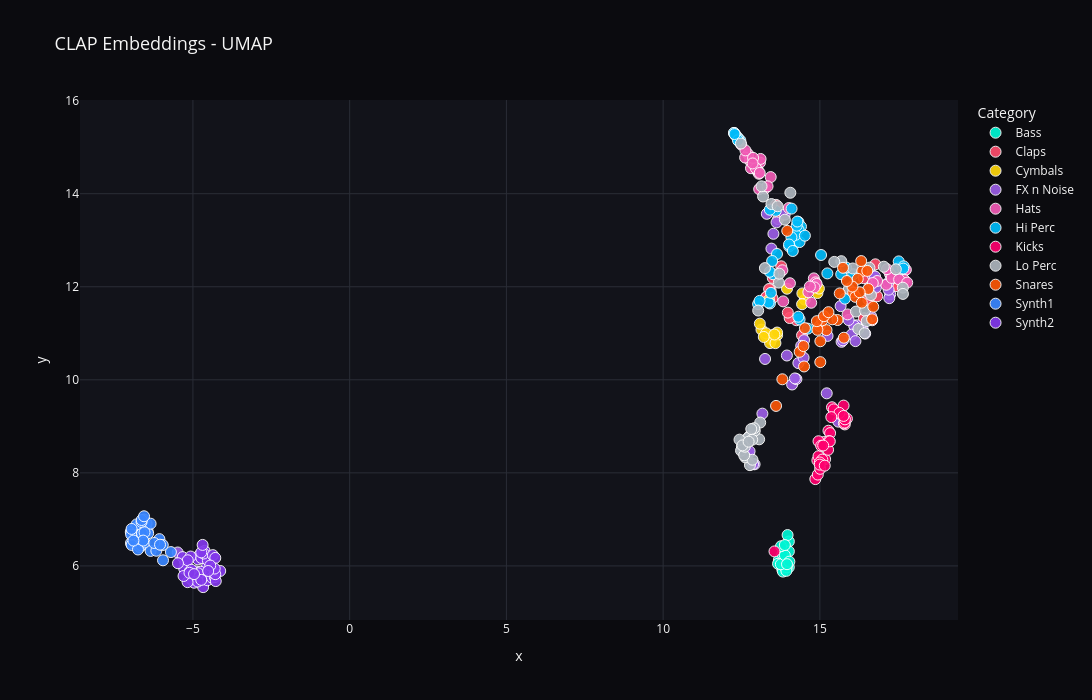

The code cell stored with this chart in its notebook:
### Code cell
make_interactive_plot(plot_encodec, "CLAP Embeddings - UMAP")

### Figure 1 — Plotly figure (JSON) as saved in the notebook; plotly's stock layout.template omitted (floating-point values rounded to 4 significant figures)
{"data": [{"customdata": [["TB_Kick[Hit]_01.wav", "Bass"], ["TB_Kick[Hit]_02.wav", "Bass"], ["TB_Kick[Hit]_03.wav", "Bass"], ["TB_Kick[Hit]_04.wav", "Bass"], ["TB_Kick[Hit]_05.wav", "Bass"], ["TB_Kick[Hit]_06.wav", "Bass"], ["TB_Kick[Hit]_07.wav", "Bass"], ["TB_Kick[Hit]_08.wav", "Bass"], ["TB_Kick[Hit]_09.wav", "Bass"], ["TB_Kick[Hit]_10.wav", "Bass"], ["TB_Kick[Hit]_11.wav", "Bass"], ["TB_Kick[Hit]_12.wav", "Bass"], ["TB_Kick[Hit]_13.wav", "Bass"], ["TB_Kick[Hit]_14.wav", "Bass"], ["TB_Kick[Hit]_15.wav", "Bass"], ["TB_Kick[Hit]_16.wav", "Bass"], ["TB_Kick[Hit]_17.wav", "Bass"], ["TB_Kick[Hit]_18.wav", "Bass"], ["TB_Kick[Hit]_19.wav", "Bass"], ["TB_Kick[Hit]_20.wav", "Bass"]], "hovertemplate": "label=%{customdata[1]}<br>x=%{x}<br>y=%{y}<br>filename=%{customdata[0]}<extra></extra>", "legendgroup": "Bass", "marker": {"color": "#00f5d4", "line": {"color": "white", "width": 1}, "opacity": 0.92, "size": 11, "symbol": "circle"}, "mode": "markers", "name": "Bass", "orientation": "v", "showlegend": true, "type": "scatter", "x": [13.69, 14.01, 13.8, 13.97, 13.82, 13.66, 13.83, 14.01, 13.88, 13.8, 13.88, 14.01, 13.95, 13.93, 13.75, 13.88, 13.76, 13.88, 14.03, 13.95], "xaxis": "x", "y": [6.126, 6.525, 5.923, 6.663, 5.878, 6.047, 6.044, 6.312, 6.016, 6.253, 5.979, 5.971, 5.971, 5.894, 6.036, 6.229, 6.423, 6.449, 6.092, 6.038], "yaxis": "y"}, {"customdata": [["WT_ClapA-01.wav", "Claps"], ["WT_ClapA-02.wav", "Claps"], ["WT_ClapA-03.wav", "Claps"], ["WT_ClapA-04.wav", "Claps"], ["WT_ClapA-05.wav", "Claps"], ["WT_ClapA-06.wav", "Claps"], ["WT_ClapA-07.wav", "Claps"], ["WT_ClapA-08.wav", "Claps"], ["WT_ClapA-09.wav", "Claps"], ["WT_ClapA-10.wav", "Claps"], ["WT_ClapA-11.wav", "Claps"], ["WT_ClapA-12.wav", "Claps"], ["WT_ClapB-01.wav", "Claps"], ["WT_ClapB-02.wav", "Claps"], ["WT_ClapB-03.wav", "Claps"], ["WT_ClapB-04.wav", "Claps"], ["WT_ClapB-05.wav", "Claps"], ["WT_ClapB-06.wav", "Claps"], ["WT_ClapB-07.wav", "Claps"], ["WT_ClapB-08.wav", "Claps"], ["WT_ClapB-09.wav", "Claps"], ["WT_ClapB-10.wav", "Claps"], ["WT_ClapB-11.wav", "Claps"], ["WT_ClapB-12.wav", "Claps"]], "hovertemplate": "label=%{customdata[1]}<br>x=%{x}<br>y=%{y}<br>filename=%{customdata[0]}<extra></extra>", "legendgroup": "Claps", "marker": {"color": "#ff4d6d", "line": {"color": "white", "width": 1}, "opacity": 0.92, "size": 11, "symbol": "circle"}, "mode": "markers", "name": "Claps", "orientation": "v", "showlegend": true, "type": "scatter", "x": [16.55, 16.4, 16.4, 16.58, 13.67, 16.83, 17.5, 16.67, 16.77, 17.3, 13.6, 17.42, 14.43, 13.59, 14.25, 13.29, 13.43, 14.04, 13.98, 13.38, 13.49, 13.29, 13.5, 13.77], "xaxis": "x", "y": [11.72, 11.32, 12.18, 11.88, 13.45, 11.8, 12.05, 11.28, 12.48, 12.0, 13.76, 12.01, 10.96, 12.25, 11.28, 11.77, 11.94, 11.33, 11.44, 11.95, 11.75, 11.78, 12.19, 12.44], "yaxis": "y"}, {"customdata": [["WT_CymbalA-01.wav", "Cymbals"], ["WT_CymbalA-02.wav", "Cymbals"], ["WT_CymbalA-03.wav", "Cymbals"], ["WT_CymbalA-04.wav", "Cymbals"], ["WT_CymbalA-05.wav", "Cymbals"], ["WT_CymbalA-06.wav", "Cymbals"], ["WT_CymbalA-07.wav", "Cymbals"], ["WT_CymbalA-08.wav", "Cymbals"], ["WT_CymbalA-09.wav", "Cymbals"], ["WT_CymbalA-10.wav", "Cymbals"], ["WT_CymbalB-01.wav", "Cymbals"], ["WT_CymbalB-02.wav", "Cymbals"], ["WT_CymbalB-03.wav", "Cymbals"], ["WT_CymbalB-04.wav", "Cymbals"], ["WT_CymbalB-05.wav", "Cymbals"], ["WT_CymbalB-06.wav", "Cymbals"], ["WT_CymbalB-07.wav", "Cymbals"], ["WT_CymbalB-08.wav", "Cymbals"], ["WT_CymbalB-09.wav", "Cymbals"], ["WT_CymbalB-10.wav", "Cymbals"]], "hovertemplate": "label=%{customdata[1]}<br>x=%{x}<br>y=%{y}<br>filename=%{customdata[0]}<extra></extra>", "legendgroup": "Cymbals", "marker": {"color": "#ffd60a", "line": {"color": "white", "width": 1}, "opacity": 0.92, "size": 11, "symbol": "circle"}, "mode": "markers", "name": "Cymbals", "orientation": "v", "showlegend": true, "type": "scatter", "x": [13.28, 13.45, 13.14, 13.46, 13.52, 13.08, 13.28, 13.41, 13.21, 13.64, 14.52, 13.58, 14.92, 13.63, 13.95, 13.38, 14.44, 14.43, 13.55, 14.97], "xaxis": "x", "y": [10.95, 10.87, 11.08, 10.96, 10.92, 11.21, 11.0, 10.79, 10.92, 10.96, 11.72, 10.79, 11.86, 11.02, 11.96, 11.72, 11.86, 11.62, 10.97, 11.96], "yaxis": "y"}, {"customdata": [["WT_FXA-01.wav", "FX n Noise"], ["WT_FXA-02.wav", "FX n Noise"], ["WT_FXA-03.wav", "FX n Noise"], ["WT_FXA-04.wav", "FX n Noise"], ["WT_FXA-05.wav", "FX n Noise"], ["WT_FXA-06.wav", "FX n Noise"], ["WT_FXA-07.wav", "FX n Noise"], ["WT_FXA-08.wav", "FX n Noise"], ["WT_FXA-09.wav", "FX n Noise"], ["WT_FXA-10.wav", "FX n Noise"], ["WT_FXA-11.wav", "FX n Noise"], ["WT_FXA-12.wav", "FX n Noise"], ["WT_FXA-13.wav", "FX n Noise"], ["WT_FXA-14.wav", "FX n Noise"], ["WT_FXA-15.wav", "FX n Noise"], ["WT_FXA-16.wav", "FX n Noise"], ["WT_FXA-17.wav", "FX n Noise"], ["WT_FXA-18.wav", "FX n Noise"], ["WT_FXA-19.wav", "FX n Noise"], ["WT_FXA-20.wav", "FX n Noise"], ["WT_FXA-21.wav", "FX n Noise"], ["WT_FXA-22.wav", "FX n Noise"], ["WT_FXA-23.wav", "FX n Noise"], ["WT_FXB-01.wav", "FX n Noise"], ["WT_FXB-02.wav", "FX n Noise"], ["WT_FXB-03.wav", "FX n Noise"], ["WT_FXB-04.wav", "FX n Noise"], ["WT_FXB-05.wav", "FX n Noise"], ["WT_FXB-06.wav", "FX n Noise"], ["WT_FXB-07.wav", "FX n Noise"], ["WT_FXB-08.wav", "FX n Noise"], ["WT_FXB-09.wav", "FX n Noise"], ["WT_FXB-10.wav", "FX n Noise"], ["WT_FXB-11.wav", "FX n Noise"], ["WT_FXB-12.wav", "FX n Noise"], ["WT_FXB-13.wav", "FX n Noise"], ["WT_FXB-14.wav", "FX n Noise"], ["WT_FXB-15.wav", "FX n Noise"], ["WT_FXB-16.wav", "FX n Noise"], ["WT_FXB-17.wav", "FX n Noise"], ["WT_FXB-18.wav", "FX n Noise"], ["WT_FXB-19.wav", "FX n Noise"], ["WT_FXB-20.wav", "FX n Noise"], ["WT_FXB-21.wav", "FX n Noise"], ["WT_FXB-22.wav", "FX n Noise"], ["WT_FXB-23.wav", "FX n Noise"]], "hovertemplate": "label=%{customdata[1]}<br>x=%{x}<br>y=%{y}<br>filename=%{customdata[0]}<extra></extra>", "legendgroup": "FX n Noise", "marker": {"color": "#9b5de5", "line": {"color": "white", "width": 1}, "opacity": 0.92, "size": 11, "symbol": "circle"}, "mode": "markers", "name": "FX n Noise", "orientation": "v", "showlegend": true, "type": "scatter", "x": [-5.253, 14.31, 15.69, 15.59, 13.31, 13.95, 16.58, 17.24, 15.24, 12.73, 16.69, 16.64, 12.92, 12.76, 15.22, 12.87, 17.25, 15.66, 13.62, 16.79, 12.72, 14.48, -5.486, 14.11, 16.17, 16.1, 15.92, 17.21, 14.25, 16.37, 16.76, 15.74, 14.5, 17.43, 16.01, 13.52, 14.4, 13.45, 13.88, 17.19, 16.13, 17.18, 16.44, 13.17, 14.2, 13.25], "xaxis": "x", "y": [6.087, 10.36, 10.82, 9.101, 13.57, 10.52, 11.99, 11.84, 10.94, 8.418, 12.24, 11.36, 8.184, 8.463, 9.709, 8.188, 12.25, 11.58, 13.38, 11.98, 8.728, 10.48, 6.289, 9.899, 11.17, 11.16, 11.28, 11.75, 10.01, 11.08, 12.22, 10.85, 10.85, 12.18, 10.97, 13.14, 10.73, 12.82, 13.55, 11.94, 10.83, 12.09, 10.99, 9.273, 10.03, 10.45], "yaxis": "y"}, {"customdata": [["WT_HatA-01.wav", "Hats"], ["WT_HatA-02.wav", "Hats"], ["WT_HatA-03.wav", "Hats"], ["WT_HatA-04.wav", "Hats"], ["WT_HatA-05.wav", "Hats"], ["WT_HatA-06.wav", "Hats"], ["WT_HatA-07.wav", "Hats"], ["WT_HatA-08.wav", "Hats"], ["WT_HatA-09.wav", "Hats"], ["WT_HatA-10.wav", "Hats"], ["WT_HatA-11.wav", "Hats"], ["WT_HatA-12.wav", "Hats"], ["WT_HatA-13.wav", "Hats"], ["WT_HatA-14.wav", "Hats"], ["WT_HatA-15.wav", "Hats"], ["WT_HatA-16.wav", "Hats"], ["WT_HatA-17.wav", "Hats"], ["WT_HatA-18.wav", "Hats"], ["WT_HatA-19.wav", "Hats"], ["WT_HatA-20.wav", "Hats"], ["WT_HatA-21.wav", "Hats"], ["WT_HatA-22.wav", "Hats"], ["WT_HatB-01.wav", "Hats"], ["WT_HatB-02.wav", "Hats"], ["WT_HatB-03.wav", "Hats"], ["WT_HatB-04.wav", "Hats"], ["WT_HatB-05.wav", "Hats"], ["WT_HatB-06.wav", "Hats"], ["WT_HatB-07.wav", "Hats"], ["WT_HatB-08.wav", "Hats"], ["WT_HatB-09.wav", "Hats"], ["WT_HatB-10.wav", "Hats"], ["WT_HatB-11.wav", "Hats"], ["WT_HatB-12.wav", "Hats"], ["WT_HatB-13.wav", "Hats"], ["WT_HatB-14.wav", "Hats"], ["WT_HatB-15.wav", "Hats"], ["WT_HatB-16.wav", "Hats"], ["WT_HatB-17.wav", "Hats"], ["WT_HatB-18.wav", "Hats"], ["WT_HatB-19.wav", "Hats"], ["WT_HatB-20.wav", "Hats"], ["WT_HatB-21.wav", "Hats"], ["WT_HatB-22.wav", "Hats"]], "hovertemplate": "label=%{customdata[1]}<br>x=%{x}<br>y=%{y}<br>filename=%{customdata[0]}<extra></extra>", "legendgroup": "Hats", "marker": {"color": "#f15bb5", "line": {"color": "white", "width": 1}, "opacity": 0.92, "size": 11, "symbol": "circle"}, "mode": "markers", "name": "Hats", "orientation": "v", "showlegend": true, "type": "scatter", "x": [12.77, 14.81, 14.86, 13.8, 13.09, 17.24, 14.01, 15.88, 17.12, 13.0, 16.82, 13.02, 14.85, 12.71, 17.71, 17.74, 17.29, 13.43, 17.69, 13.25, 14.72, 17.14, 12.8, 14.63, 14.9, 14.04, 13.11, 16.69, 17.53, 13.83, 13.06, 12.61, 13.06, 12.96, 14.83, 12.49, 12.87, 12.63, 12.85, 12.41, 17.79, 13.33, 14.68, 13.08], "xaxis": "x", "y": [14.7, 12.18, 12.09, 12.35, 14.67, 12.28, 13.69, 11.41, 12.04, 14.49, 12.12, 14.51, 12.03, 14.85, 12.36, 12.36, 12.19, 14.36, 12.15, 14.11, 11.66, 12.38, 14.55, 11.88, 12.06, 12.08, 14.75, 12.08, 12.16, 11.69, 14.43, 14.78, 14.1, 14.55, 11.99, 15.05, 14.77, 14.93, 14.65, 15.16, 12.09, 14.16, 12.01, 14.45], "yaxis": "y"}, {"customdata": [["WT_HiPercA-01.wav", "Hi Perc"], ["WT_HiPercA-02.wav", "Hi Perc"], ["WT_HiPercA-03.wav", "Hi Perc"], ["WT_HiPercA-04.wav", "Hi Perc"], ["WT_HiPercA-05.wav", "Hi Perc"], ["WT_HiPercA-06.wav", "Hi Perc"], ["WT_HiPercA-07.wav", "Hi Perc"], ["WT_HiPercA-08.wav", "Hi Perc"], ["WT_HiPercA-09.wav", "Hi Perc"], ["WT_HiPercA-10.wav", "Hi Perc"], ["WT_HiPercA-11.wav", "Hi Perc"], ["WT_HiPercA-12.wav", "Hi Perc"], ["WT_HiPercA-13.wav", "Hi Perc"], ["WT_HiPercA-14.wav", "Hi Perc"], ["WT_HiPercA-15.wav", "Hi Perc"], ["WT_HiPercA-16.wav", "Hi Perc"], ["WT_HiPercA-17.wav", "Hi Perc"], ["WT_HiPercA-18.wav", "Hi Perc"], ["WT_HiPercA-19.wav", "Hi Perc"], ["WT_HiPercA-20.wav", "Hi Perc"], ["WT_HiPercA-21.wav", "Hi Perc"], ["WT_HiPercA-22.wav", "Hi Perc"], ["WT_HiPercA-23.wav", "Hi Perc"], ["WT_HiPercA-24.wav", "Hi Perc"], ["WT_HiPercB-01.wav", "Hi Perc"], ["WT_HiPercB-02.wav", "Hi Perc"], ["WT_HiPercB-03.wav", "Hi Perc"], ["WT_HiPercB-04.wav", "Hi Perc"], ["WT_HiPercB-05.wav", "Hi Perc"], ["WT_HiPercB-06.wav", "Hi Perc"], ["WT_HiPercB-07.wav", "Hi Perc"], ["WT_HiPercB-08.wav", "Hi Perc"], ["WT_HiPercB-09.wav", "Hi Perc"], ["WT_HiPercB-10.wav", "Hi Perc"], ["WT_HiPercB-11.wav", "Hi Perc"], ["WT_HiPercB-12.wav", "Hi Perc"], ["WT_HiPercB-13.wav", "Hi Perc"], ["WT_HiPercB-14.wav", "Hi Perc"], ["WT_HiPercB-15.wav", "Hi Perc"], ["WT_HiPercB-16.wav", "Hi Perc"], ["WT_HiPercB-17.wav", "Hi Perc"], ["WT_HiPercB-18.wav", "Hi Perc"], ["WT_HiPercB-19.wav", "Hi Perc"], ["WT_HiPercB-20.wav", "Hi Perc"], ["WT_HiPercB-21.wav", "Hi Perc"], ["WT_HiPercB-22.wav", "Hi Perc"], ["WT_HiPercB-23.wav", "Hi Perc"], ["WT_HiPercB-24.wav", "Hi Perc"]], "hovertemplate": "label=%{customdata[1]}<br>x=%{x}<br>y=%{y}<br>filename=%{customdata[0]}<extra></extra>", "legendgroup": "Hi Perc", "marker": {"color": "#00bbf9", "line": {"color": "white", "width": 1}, "opacity": 0.92, "size": 11, "symbol": "circle"}, "mode": "markers", "name": "Hi Perc", "orientation": "v", "showlegend": true, "type": "scatter", "x": [12.26, 17.51, 15.68, 15.8, 12.46, 17.51, 12.31, 12.41, 14.19, 14.32, 14.4, 12.26, 12.38, 16.06, 17.67, 12.31, 17.66, 12.4, 12.39, 12.28, 15.84, 13.59, 14.1, 15.04, 14.32, 15.24, 13.03, 13.41, 14.35, 14.23, 14.09, 14.35, 14.02, 14.26, 14.52, 13.51, 13.4, 13.36, 14.28, 14.31, 13.4, 14.61, 14.02, 13.63, 14.14, 13.48, 13.08, 13.44], "xaxis": "x", "y": [15.3, 12.42, 12.27, 11.74, 15.15, 12.54, 15.25, 15.13, 12.93, 13.39, 13.29, 15.31, 15.21, 12.27, 12.44, 15.27, 12.39, 15.17, 15.14, 15.28, 12.41, 13.63, 13.68, 12.68, 13.22, 12.29, 11.63, 11.64, 12.96, 13.12, 13.06, 11.3, 12.87, 13.31, 13.1, 12.27, 13.66, 11.66, 13.4, 11.36, 12.32, 11.1, 12.91, 12.7, 12.77, 12.55, 11.7, 11.87], "yaxis": "y"}, {"customdata": [["WT_KickA-01.wav", "Kicks"], ["WT_KickA-02.wav", "Kicks"], ["WT_KickA-03.wav", "Kicks"], ["WT_KickA-04.wav", "Kicks"], ["WT_KickA-05.wav", "Kicks"], ["WT_KickA-06.wav", "Kicks"], ["WT_KickA-07.wav", "Kicks"], ["WT_KickA-08.wav", "Kicks"], ["WT_KickA-09.wav", "Kicks"], ["WT_KickA-10.wav", "Kicks"], ["WT_KickA-11.wav", "Kicks"], ["WT_KickA-12.wav", "Kicks"], ["WT_KickA-13.wav", "Kicks"], ["WT_KickA-14.wav", "Kicks"], ["WT_KickA-15.wav", "Kicks"], ["WT_KickA-16.wav", "Kicks"], ["WT_KickB-01.wav", "Kicks"], ["WT_KickB-02.wav", "Kicks"], ["WT_KickB-03.wav", "Kicks"], ["WT_KickB-04.wav", "Kicks"], ["WT_KickB-05.wav", "Kicks"], ["WT_KickB-06.wav", "Kicks"], ["WT_KickB-07.wav", "Kicks"], ["WT_KickB-08.wav", "Kicks"], ["WT_KickB-09.wav", "Kicks"], ["WT_KickB-10.wav", "Kicks"], ["WT_KickB-11.wav", "Kicks"], ["WT_KickB-12.wav", "Kicks"], ["WT_KickB-13.wav", "Kicks"], ["WT_KickB-14.wav", "Kicks"], ["WT_KickB-15.wav", "Kicks"], ["WT_KickB-16.wav", "Kicks"]], "hovertemplate": "label=%{customdata[1]}<br>x=%{x}<br>y=%{y}<br>filename=%{customdata[0]}<extra></extra>", "legendgroup": "Kicks", "marker": {"color": "#ff006e", "line": {"color": "white", "width": 1}, "opacity": 0.92, "size": 11, "symbol": "circle"}, "mode": "markers", "name": "Kicks", "orientation": "v", "showlegend": true, "type": "scatter", "x": [13.55, 15.79, 15.86, 15.27, 15.13, 15.76, 15.39, 15.76, 15.33, 15.79, 15.44, 15.69, 15.8, 15.62, 15.36, 15.76, 14.85, 14.92, 14.93, 15.17, 14.96, 15.08, 15.29, 15.26, 15.01, 14.96, 15.32, 15.04, 15.0, 14.99, 15.15, 15.1], "xaxis": "x", "y": [6.312, 9.041, 9.164, 8.906, 8.662, 9.446, 9.41, 9.063, 8.854, 9.081, 9.365, 9.241, 9.15, 9.289, 9.198, 9.224, 7.866, 8.267, 7.963, 8.295, 8.357, 8.286, 8.682, 8.495, 8.086, 8.679, 8.678, 8.583, 8.223, 8.177, 8.155, 8.587], "yaxis": "y"}, {"customdata": [["WT_LoPercA-01.wav", "Lo Perc"], ["WT_LoPercA-02.wav", "Lo Perc"], ["WT_LoPercA-03.wav", "Lo Perc"], ["WT_LoPercA-04.wav", "Lo Perc"], ["WT_LoPercA-05.wav", "Lo Perc"], ["WT_LoPercA-06.wav", "Lo Perc"], ["WT_LoPercA-07.wav", "Lo Perc"], ["WT_LoPercA-08.wav", "Lo Perc"], ["WT_LoPercA-09.wav", "Lo Perc"], ["WT_LoPercA-10.wav", "Lo Perc"], ["WT_LoPercA-11.wav", "Lo Perc"], ["WT_LoPercA-12.wav", "Lo Perc"], ["WT_LoPercA-13.wav", "Lo Perc"], ["WT_LoPercA-14.wav", "Lo Perc"], ["WT_LoPercA-15.wav", "Lo Perc"], ["WT_LoPercA-16.wav", "Lo Perc"], ["WT_LoPercA-17.wav", "Lo Perc"], ["WT_LoPercA-18.wav", "Lo Perc"], ["WT_LoPercA-19.wav", "Lo Perc"], ["WT_LoPercA-20.wav", "Lo Perc"], ["WT_LoPercA-21.wav", "Lo Perc"], ["WT_LoPercA-22.wav", "Lo Perc"], ["WT_LoPercA-23.wav", "Lo Perc"], ["WT_LoPercB-01.wav", "Lo Perc"], ["WT_LoPercB-02.wav", "Lo Perc"], ["WT_LoPercB-03.wav", "Lo Perc"], ["WT_LoPercB-04.wav", "Lo Perc"], ["WT_LoPercB-05.wav", "Lo Perc"], ["WT_LoPercB-06.wav", "Lo Perc"], ["WT_LoPercB-07.wav", "Lo Perc"], ["WT_LoPercB-08.wav", "Lo Perc"], ["WT_LoPercB-09.wav", "Lo Perc"], ["WT_LoPercB-10.wav", "Lo Perc"], ["WT_LoPercB-11.wav", "Lo Perc"], ["WT_LoPercB-12.wav", "Lo Perc"], ["WT_LoPercB-13.wav", "Lo Perc"], ["WT_LoPercB-14.wav", "Lo Perc"], ["WT_LoPercB-15.wav", "Lo Perc"], ["WT_LoPercB-16.wav", "Lo Perc"], ["WT_LoPercB-17.wav", "Lo Perc"], ["WT_LoPercB-18.wav", "Lo Perc"], ["WT_LoPercB-19.wav", "Lo Perc"], ["WT_LoPercB-20.wav", "Lo Perc"], ["WT_LoPercB-21.wav", "Lo Perc"], ["WT_LoPercB-22.wav", "Lo Perc"], ["WT_LoPercB-23.wav", "Lo Perc"]], "hovertemplate": "label=%{customdata[1]}<br>x=%{x}<br>y=%{y}<br>filename=%{customdata[0]}<extra></extra>", "legendgroup": "Lo Perc", "marker": {"color": "#adb5bd", "line": {"color": "white", "width": 1}, "opacity": 0.92, "size": 11, "symbol": "circle"}, "mode": "markers", "name": "Lo Perc", "orientation": "v", "showlegend": true, "type": "scatter", "x": [16.23, 15.93, 16.05, 17.65, 17.42, 15.68, 15.46, 13.19, 16.15, 13.45, 17.65, 17.04, 13.88, 12.48, 13.65, 13.14, 16.44, 12.75, 16.49, 16.58, 16.43, 16.63, 14.06, 12.51, 12.77, 12.62, 13.25, 13.03, 12.65, 13.06, 12.85, 13.1, 12.72, 12.51, 12.48, 12.58, 13.69, 12.92, 12.61, 12.44, 12.9, 12.81, 12.53, 12.84, 12.73, 13.71], "xaxis": "x", "y": [11.09, 11.95, 12.39, 11.98, 12.38, 12.55, 12.53, 13.94, 11.47, 13.78, 11.85, 12.43, 13.44, 15.08, 13.73, 14.16, 11.49, 8.784, 11.26, 12.41, 11.0, 11.82, 14.02, 8.493, 8.166, 8.333, 12.4, 11.49, 8.71, 8.721, 8.282, 9.081, 8.757, 8.561, 8.478, 8.377, 12.09, 8.907, 8.562, 8.714, 8.96, 8.942, 8.59, 8.711, 8.67, 12.28], "yaxis": "y"}, {"customdata": [["WT_SnareA-01.wav", "Snares"], ["WT_SnareA-02.wav", "Snares"], ["WT_SnareA-03.wav", "Snares"], ["WT_SnareA-04.wav", "Snares"], ["WT_SnareA-05.wav", "Snares"], ["WT_SnareA-06.wav", "Snares"], ["WT_SnareA-07.wav", "Snares"], ["WT_SnareA-08.wav", "Snares"], ["WT_SnareA-09.wav", "Snares"], ["WT_SnareA-10.wav", "Snares"], ["WT_SnareA-11.wav", "Snares"], ["WT_SnareA-12.wav", "Snares"], ["WT_SnareA-13.wav", "Snares"], ["WT_SnareA-14.wav", "Snares"], ["WT_SnareA-15.wav", "Snares"], ["WT_SnareA-16.wav", "Snares"], ["WT_SnareA-17.wav", "Snares"], ["WT_SnareB-01.wav", "Snares"], ["WT_SnareB-02.wav", "Snares"], ["WT_SnareB-03.wav", "Snares"], ["WT_SnareB-04.wav", "Snares"], ["WT_SnareB-05.wav", "Snares"], ["WT_SnareB-06.wav", "Snares"], ["WT_SnareB-07.wav", "Snares"], ["WT_SnareB-08.wav", "Snares"], ["WT_SnareB-09.wav", "Snares"], ["WT_SnareB-10.wav", "Snares"], ["WT_SnareB-11.wav", "Snares"], ["WT_SnareB-12.wav", "Snares"], ["WT_SnareB-13.wav", "Snares"], ["WT_SnareB-14.wav", "Snares"], ["WT_SnareB-15.wav", "Snares"], ["WT_SnareB-16.wav", "Snares"], ["WT_SnareB-17.wav", "Snares"]], "hovertemplate": "label=%{customdata[1]}<br>x=%{x}<br>y=%{y}<br>filename=%{customdata[0]}<extra></extra>", "legendgroup": "Snares", "marker": {"color": "#fb5607", "line": {"color": "white", "width": 1}, "opacity": 0.92, "size": 11, "symbol": "circle"}, "mode": "markers", "name": "Snares", "orientation": "v", "showlegend": true, "type": "scatter", "x": [14.35, 13.8, 15.56, 14.99, 15.01, 15.21, 14.52, 13.6, 14.48, 15.08, 15.63, 14.92, 15.39, 14.9, 15.13, 15.27, 14.5, 16.55, 16.06, 16.13, 16.35, 16.67, 13.96, 16.21, 15.76, 16.27, 16.04, 16.32, 16.7, 16.34, 16.51, 15.86, 15.74, 15.01], "xaxis": "x", "y": [10.6, 10.01, 11.29, 11.15, 10.83, 11.07, 11.11, 9.439, 10.73, 11.28, 11.86, 11.07, 11.3, 11.26, 11.37, 11.45, 10.29, 11.95, 11.88, 11.78, 12.34, 11.3, 13.2, 12.17, 10.9, 11.88, 12.0, 12.55, 11.57, 11.66, 12.34, 12.12, 12.41, 10.38], "yaxis": "y"}, {"customdata": [["Rave_Saw_A#1.wav", "Synth1"], ["Rave_Saw_A#2.wav", "Synth1"], ["Rave_Saw_A#3.wav", "Synth1"], ["Rave_Saw_A1.wav", "Synth1"], ["Rave_Saw_A2.wav", "Synth1"], ["Rave_Saw_A3.wav", "Synth1"], ["Rave_Saw_B1.wav", "Synth1"], ["Rave_Saw_B2.wav", "Synth1"], ["Rave_Saw_B3.wav", "Synth1"], ["Rave_Saw_C#1.wav", "Synth1"], ["Rave_Saw_C#2.wav", "Synth1"], ["Rave_Saw_C#3.wav", "Synth1"], ["Rave_Saw_C1.wav", "Synth1"], ["Rave_Saw_C2.wav", "Synth1"], ["Rave_Saw_C3.wav", "Synth1"], ["Rave_Saw_C4.wav", "Synth1"], ["Rave_Saw_D#1.wav", "Synth1"], ["Rave_Saw_D#2.wav", "Synth1"], ["Rave_Saw_D#3.wav", "Synth1"], ["Rave_Saw_D1.wav", "Synth1"], ["Rave_Saw_D2.wav", "Synth1"], ["Rave_Saw_D3.wav", "Synth1"], ["Rave_Saw_E1.wav", "Synth1"], ["Rave_Saw_E2.wav", "Synth1"], ["Rave_Saw_E3.wav", "Synth1"], ["Rave_Saw_F#1.wav", "Synth1"], ["Rave_Saw_F#2.wav", "Synth1"], ["Rave_Saw_F#3.wav", "Synth1"], ["Rave_Saw_F1.wav", "Synth1"], ["Rave_Saw_F2.wav", "Synth1"], ["Rave_Saw_F3.wav", "Synth1"], ["Rave_Saw_G#1.wav", "Synth1"], ["Rave_Saw_G#2.wav", "Synth1"], ["Rave_Saw_G#3.wav", "Synth1"], ["Rave_Saw_G1.wav", "Synth1"], ["Rave_Saw_G2.wav", "Synth1"], ["Rave_Saw_G3.wav", "Synth1"]], "hovertemplate": "label=%{customdata[1]}<br>x=%{x}<br>y=%{y}<br>filename=%{customdata[0]}<extra></extra>", "legendgroup": "Synth1", "marker": {"color": "#3a86ff", "line": {"color": "white", "width": 1}, "opacity": 0.92, "size": 11, "symbol": "circle"}, "mode": "markers", "name": "Synth1", "orientation": "v", "showlegend": true, "type": "scatter", "x": [-6.814, -6.9, -6.449, -6.831, -6.976, -6.069, -6.92, -6.955, -6.581, -6.428, -6.952, -6.692, -6.623, -6.982, -6.971, -6.797, -6.478, -6.646, -6.349, -6.568, -6.598, -5.954, -6.35, -6.957, -6.167, -6.639, -6.546, -5.962, -6.543, -6.753, -6.235, -6.635, -6.586, -5.702, -6.559, -6.898, -6.049], "xaxis": "x", "y": [6.821, 6.528, 6.758, 6.698, 6.491, 6.575, 6.627, 6.451, 6.941, 6.702, 6.743, 6.405, 6.698, 6.728, 6.674, 6.893, 6.911, 6.443, 6.322, 6.998, 6.52, 6.121, 6.908, 6.795, 6.326, 6.945, 6.503, 6.449, 6.722, 6.353, 6.493, 6.986, 6.544, 6.297, 7.067, 6.545, 6.456], "yaxis": "y"}, {"customdata": [["Rave_Lead_A#1.wav", "Synth2"], ["Rave_Lead_A#2.wav", "Synth2"], ["Rave_Lead_A#3.wav", "Synth2"], ["Rave_Lead_A#4.wav", "Synth2"], ["Rave_Lead_A1.wav", "Synth2"], ["Rave_Lead_A2.wav", "Synth2"], ["Rave_Lead_A3.wav", "Synth2"], ["Rave_Lead_A4.wav", "Synth2"], ["Rave_Lead_B1.wav", "Synth2"], ["Rave_Lead_B2.wav", "Synth2"], ["Rave_Lead_B3.wav", "Synth2"], ["Rave_Lead_B4.wav", "Synth2"], ["Rave_Lead_C#1.wav", "Synth2"], ["Rave_Lead_C#2.wav", "Synth2"], ["Rave_Lead_C#3.wav", "Synth2"], ["Rave_Lead_C#4.wav", "Synth2"], ["Rave_Lead_C1.wav", "Synth2"], ["Rave_Lead_C2.wav", "Synth2"], ["Rave_Lead_C3.wav", "Synth2"], ["Rave_Lead_C4.wav", "Synth2"], ["Rave_Lead_D#1.wav", "Synth2"], ["Rave_Lead_D#2.wav", "Synth2"], ["Rave_Lead_D#3.wav", "Synth2"], ["Rave_Lead_D#4.wav", "Synth2"], ["Rave_Lead_D1.wav", "Synth2"], ["Rave_Lead_D2.wav", "Synth2"], ["Rave_Lead_D3.wav", "Synth2"], ["Rave_Lead_D4.wav", "Synth2"], ["Rave_Lead_E1.wav", "Synth2"], ["Rave_Lead_E2.wav", "Synth2"], ["Rave_Lead_E3.wav", "Synth2"], ["Rave_Lead_E4.wav", "Synth2"], ["Rave_Lead_F#1.wav", "Synth2"], ["Rave_Lead_F#2.wav", "Synth2"], ["Rave_Lead_F#3.wav", "Synth2"], ["Rave_Lead_F#4.wav", "Synth2"], ["Rave_Lead_F1.wav", "Synth2"], ["Rave_Lead_F2.wav", "Synth2"], ["Rave_Lead_F3.wav", "Synth2"], ["Rave_Lead_F4.wav", "Synth2"], ["Rave_Lead_G#1.wav", "Synth2"], ["Rave_Lead_G#2.wav", "Synth2"], ["Rave_Lead_G#3.wav", "Synth2"], ["Rave_Lead_G#4.wav", "Synth2"], ["Rave_Lead_G1.wav", "Synth2"], ["Rave_Lead_G2.wav", "Synth2"], ["Rave_Lead_G3.wav", "Synth2"], ["Rave_Lead_G4.wav", "Synth2"]], "hovertemplate": "label=%{customdata[1]}<br>x=%{x}<br>y=%{y}<br>filename=%{customdata[0]}<extra></extra>", "legendgroup": "Synth2", "marker": {"color": "#8338ec", "line": {"color": "white", "width": 1}, "opacity": 0.92, "size": 11, "symbol": "circle"}, "mode": "markers", "name": "Synth2", "orientation": "v", "showlegend": true, "type": "scatter", "x": [-5.327, -4.776, -4.548, -4.5, -4.913, -4.968, -4.806, -4.838, -4.96, -4.771, -4.674, -4.901, -5.027, -4.536, -4.391, -4.302, -5.074, -4.76, -4.842, -4.732, -5.218, -4.521, -5.064, -4.628, -5.276, -4.834, -4.851, -5.165, -5.11, -5.171, -4.734, -5.048, -5.299, -4.307, -4.271, -4.13, -5.11, -4.655, -4.734, -4.691, -4.965, -4.287, -4.363, -4.287, -5.477, -4.305, -4.448, -4.513], "xaxis": "x", "y": [6.189, 6.212, 5.99, 5.883, 5.883, 5.696, 6.225, 6.139, 5.639, 5.873, 5.544, 5.789, 5.748, 5.692, 5.747, 5.759, 6.202, 5.878, 5.791, 6.17, 6.063, 6.118, 5.721, 6.323, 5.938, 5.842, 5.664, 6.121, 5.872, 5.651, 5.7, 5.918, 5.783, 5.83, 5.674, 5.892, 5.852, 6.267, 6.291, 6.451, 5.824, 5.823, 6.232, 6.172, 6.058, 5.944, 6.008, 5.891], "yaxis": "y"}], "layout": {"font": {"color": "#f5f5f5", "size": 12}, "height": 700, "legend": {"title": {"text": "Category"}, "tracegroupgap": 0}, "paper_bgcolor": "#0b0b0f", "plot_bgcolor": "#12131a", "title": {"font": {"color": "#f5f5f5", "size": 18}, "text": "CLAP Embeddings - UMAP"}, "width": 1100, "xaxis": {"anchor": "y", "color": "#f5f5f5", "domain": [0, 1], "gridcolor": "#2a2d36", "showgrid": true, "title": {"text": "x"}, "zeroline": false}, "yaxis": {"anchor": "x", "color": "#f5f5f5", "domain": [0, 1], "gridcolor": "#2a2d36", "showgrid": true, "title": {"text": "y"}, "zeroline": false}}}
